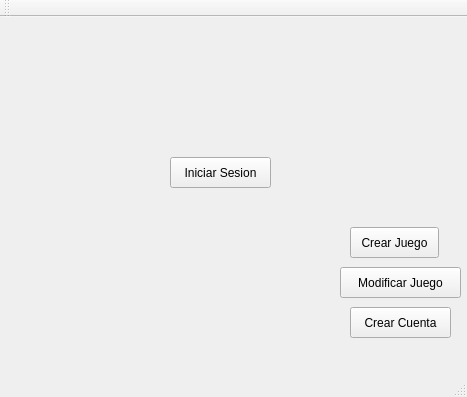
<?xml version="1.0" encoding="UTF-8"?>
<ui version="4.0">
 <class>MainWindow</class>
 <widget class="QMainWindow" name="MainWindow">
  <property name="geometry">
   <rect>
    <x>0</x>
    <y>0</y>
    <width>467</width>
    <height>397</height>
   </rect>
  </property>
  <property name="windowTitle">
   <string>Tienda</string>
  </property>
  <widget class="QWidget" name="centralWidget">
   <widget class="QLabel" name="label">
    <property name="geometry">
     <rect>
      <x>160</x>
      <y>20</y>
      <width>121</width>
      <height>101</height>
     </rect>
    </property>
    <property name="text">
     <string/>
    </property>
    <property name="pixmap">
     <pixmap resource="imagenes.qrc">:/vinilo decorativo textos bienvenido.png</pixmap>
    </property>
    <property name="scaledContents">
     <bool>true</bool>
    </property>
   </widget>
   <widget class="QPushButton" name="pushButton">
    <property name="geometry">
     <rect>
      <x>170</x>
      <y>140</y>
      <width>101</width>
      <height>31</height>
     </rect>
    </property>
    <property name="text">
     <string>Iniciar Sesion</string>
    </property>
   </widget>
   <widget class="QPushButton" name="pushButton_2">
    <property name="geometry">
     <rect>
      <x>350</x>
      <y>210</y>
      <width>89</width>
      <height>31</height>
     </rect>
    </property>
    <property name="text">
     <string>Crear Juego</string>
    </property>
   </widget>
   <widget class="QPushButton" name="pushButton_3">
    <property name="geometry">
     <rect>
      <x>350</x>
      <y>290</y>
      <width>101</width>
      <height>31</height>
     </rect>
    </property>
    <property name="text">
     <string>Crear Cuenta</string>
    </property>
   </widget>
   <widget class="QPushButton" name="pushButton_4">
    <property name="geometry">
     <rect>
      <x>340</x>
      <y>250</y>
      <width>121</width>
      <height>31</height>
     </rect>
    </property>
    <property name="text">
     <string>Modificar Juego</string>
    </property>
   </widget>
  </widget>
  <widget class="QMenuBar" name="menuBar">
   <property name="geometry">
    <rect>
     <x>0</x>
     <y>0</y>
     <width>467</width>
     <height>22</height>
    </rect>
   </property>
  </widget>
  <widget class="QToolBar" name="mainToolBar">
   <attribute name="toolBarArea">
    <enum>TopToolBarArea</enum>
   </attribute>
   <attribute name="toolBarBreak">
    <bool>false</bool>
   </attribute>
  </widget>
  <widget class="QStatusBar" name="statusBar"/>
 </widget>
 <layoutdefault spacing="6" margin="11"/>
 <resources>
  <include location="imagenes.qrc"/>
 </resources>
 <connections/>
</ui>
